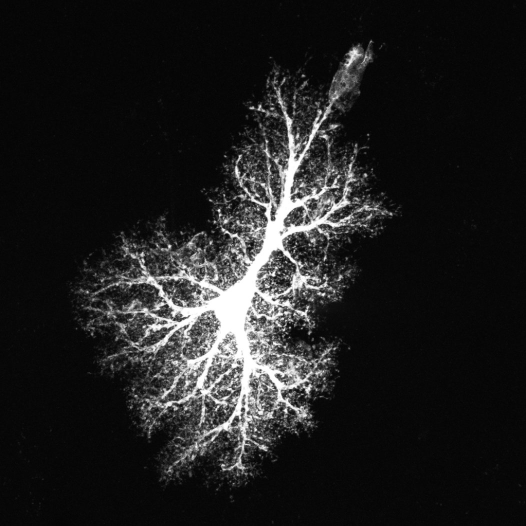
#> input picture Morphology - Image Creation Sample Astrocyte/Downloaded_Images/astro_1.jpg, 1052 x 1052 px (shown at 1/2 size); its folder holds only this picture in this run
$ jupyter execute --allow-errors A0_extract_segment_regions.ipynb
#> lines starting #> are read from the running program, lines starting #| are printed output that depends on the picture; after the words box and inside, x2 and y2 are one past the last pixel; in counts of white or black regions, pixels touching at a corner belong together
# Generate high-resolution colorized images from the original downloaded astrocyte Martone images.

#### Load grayscale astrocyte images, increases their resolution, apply an inferno colormap, and save the processed images

[cell 1]
# Create High Resolution Color Images for Astrocytes

import cv2
import numpy as np
import os
import matplotlib.pyplot as plt
from skimage import morphology


input_folder = "Downloaded_Images"
output_folder = "Hi_Res_Images_Colorized"
os.makedirs(output_folder, exist_ok=True)

# Resolution Factor for High Res Images
scale_factor = 4

# Function to auto-crop borders
def auto_crop(image, threshold=5):
    """ Auto-crop non-black areas of an image """
    gray = cv2.cvtColor(image, cv2.COLOR_BGR2GRAY)
    _, thresh = cv2.threshold(gray, threshold, 255, cv2.THRESH_BINARY)
    contours, _ = cv2.findContours(thresh, cv2.RETR_EXTERNAL, cv2.CHAIN_APPROX_SIMPLE)
    if contours:
        x, y, w, h = cv2.boundingRect(np.concatenate(contours))
        cropped_image = image[y:y+h, x:x+w]
        return cropped_image
    return image

# Process all images
image_files = sorted([f for f in os.listdir(input_folder) if f.endswith(('.png', '.jpg', '.tif'))])

for img_name in image_files:
    image_path = os.path.join(input_folder, img_name)
    gray_image = cv2.imread(image_path, cv2.IMREAD_GRAYSCALE)
#> gray_image is the input picture: shape (1052, 1052); min 0, max 255, mean 31.4
    if gray_image is None:
        print(f"Skipping {img_name}: Could not load image.")
        continue

    # Increase resolution
    high_res_gray = cv2.resize(gray_image, (0, 0), fx=scale_factor, fy=scale_factor, interpolation=cv2.INTER_CUBIC)

    # Apply colormap for visibility
    color_image = cv2.applyColorMap(high_res_gray, cv2.COLORMAP_INFERNO)
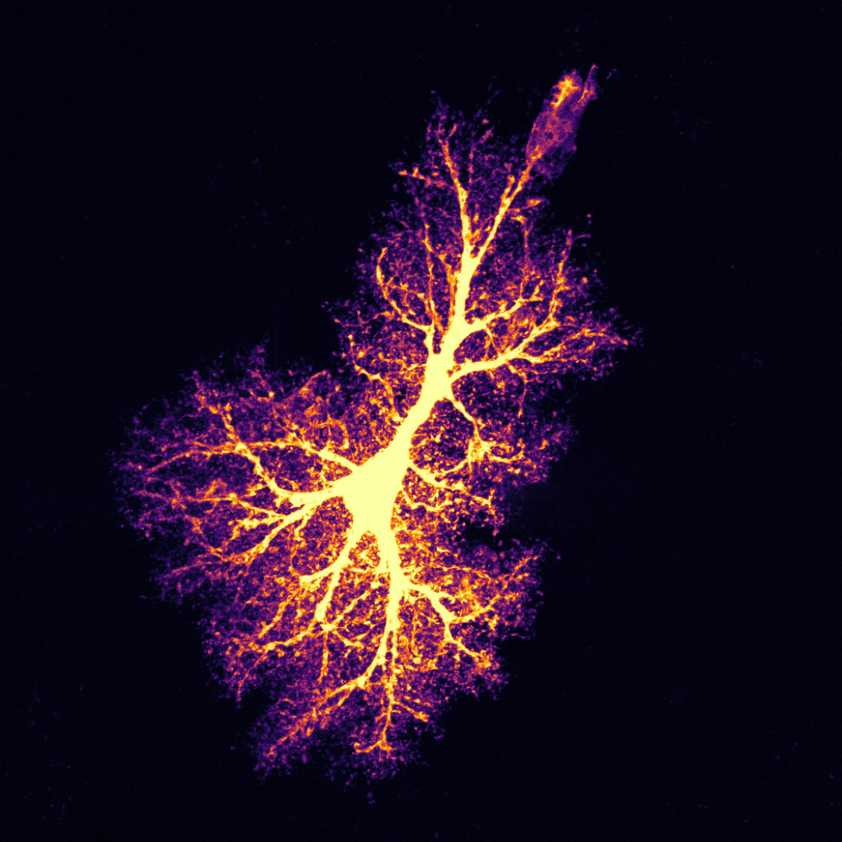
#> color_image: shape (4208, 4208, 3) (shown at 1/5 size); mean B, G, R 34.1, 18, 34.5
    cropped_image = auto_crop(color_image)
#> in auto_crop, `gray = cv2.cvtColor(image, cv2.COLOR_BGR2GRAY)`:
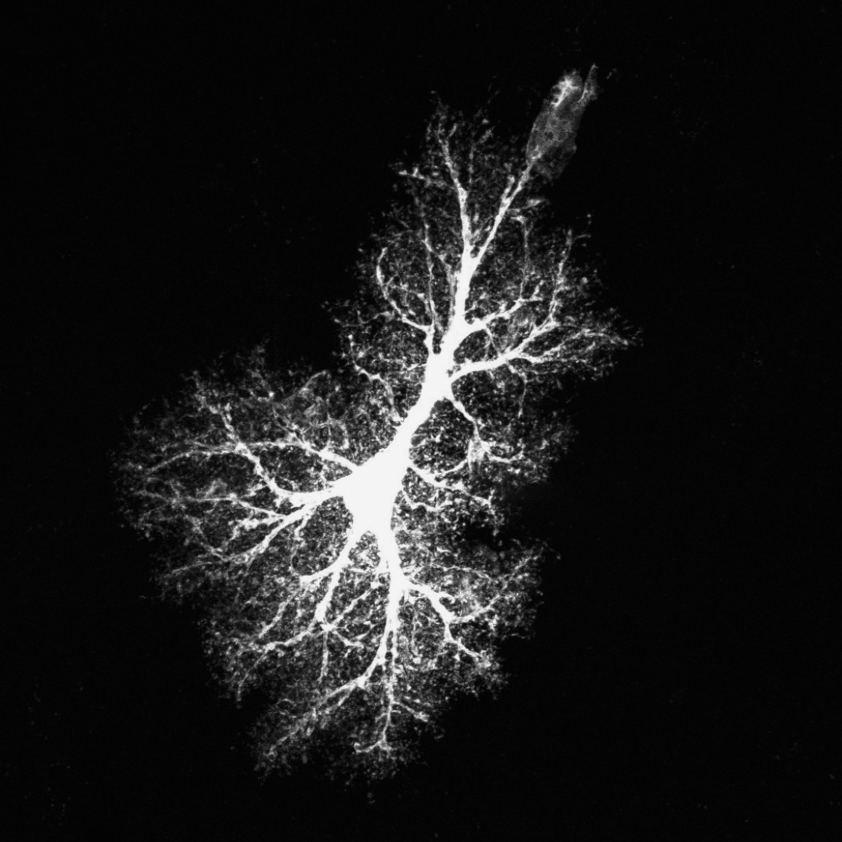
#> gray: shape (4208, 4208) (shown at 1/5 size); min 0, max 244, mean 24.7
#> in auto_crop, `_, thresh = cv2.threshold(gray, threshold, 255, cv2.THRESH_BINARY)`:
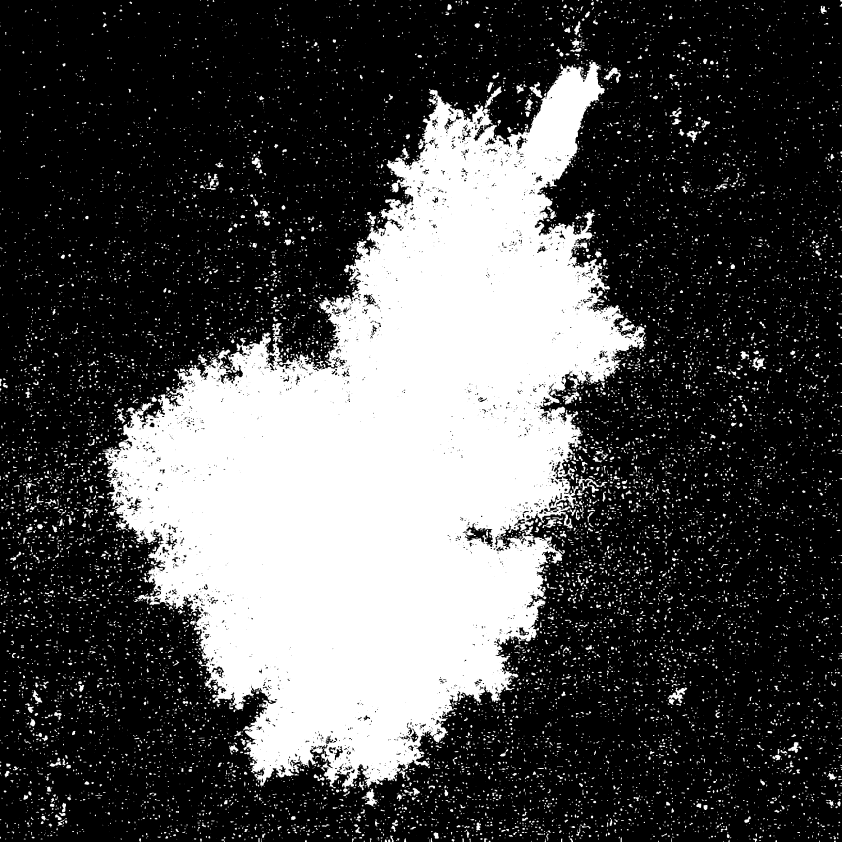
#> thresh: shape (4208, 4208) (shown at 1/5 size); 30.7% white; 11690 white regions (4380 under 20 px)
#> in auto_crop, `contours, _ = cv2.findContours(thresh, cv2.RETR_EXTERNAL, cv2.CHAIN_AP..`: contours = 11650 contours, 6129 with area under 20; largest, box (x1, y1, x2, y2) and area: (512, 309, 3227, 3942) 4946676, (3337, 3437, 3436, 3524) 3052, (2892, 2381, 3037, 2464) 2804, (1808, 3942, 1888, 4032) 2615, (3096, 1591, 3176, 1659) 2456
#> in auto_crop, `x, y, w, h = cv2.boundingRect(np.concatenate(contours))`: x = 0; w = 4208
    output_path = os.path.join(output_folder, f"{os.path.splitext(img_name)[0]}_hi_res_colorized.png")
    cv2.imwrite(output_path, cropped_image)
    print(f"Processed and saved: {output_path}")

print("All images processed and saved successfully!")

$ run again, on Morphology - Image Creation Sample Astrocyte/Downloaded_Images/astro_2.jpg
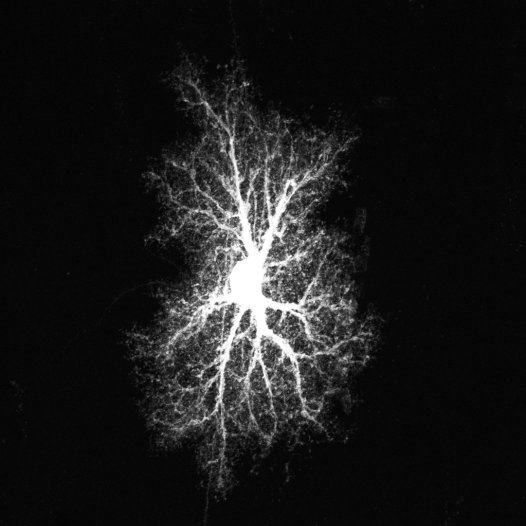
#> input picture Morphology - Image Creation Sample Astrocyte/Downloaded_Images/astro_2.jpg, 1052 x 1052 px (shown at 1/2 size)
#> gray_image is the input picture: shape (1052, 1052); min 0, max 255, mean 26.1
#> `color_image = cv2.applyColorMap(high_res_gray, cv2.COLORMAP_INFERNO)`:
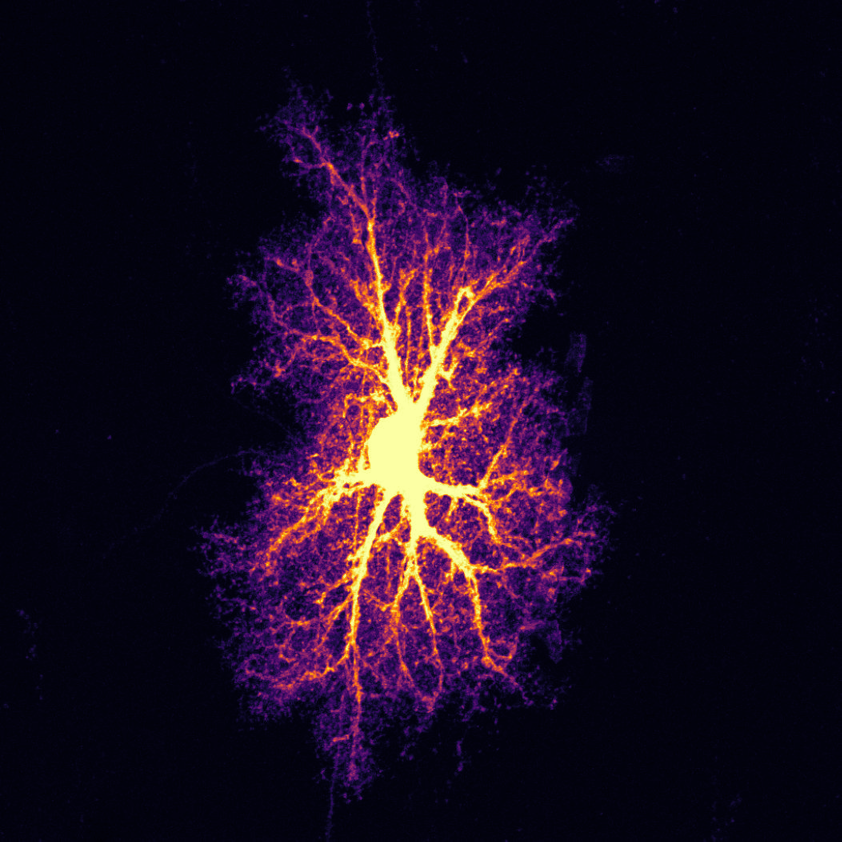
#> color_image: shape (4208, 4208, 3) (shown at 1/5 size); mean B, G, R 32.6, 13.4, 28.5
#> in auto_crop, `_, thresh = cv2.threshold(gray, threshold, 255, cv2.THRESH_BINARY)`:
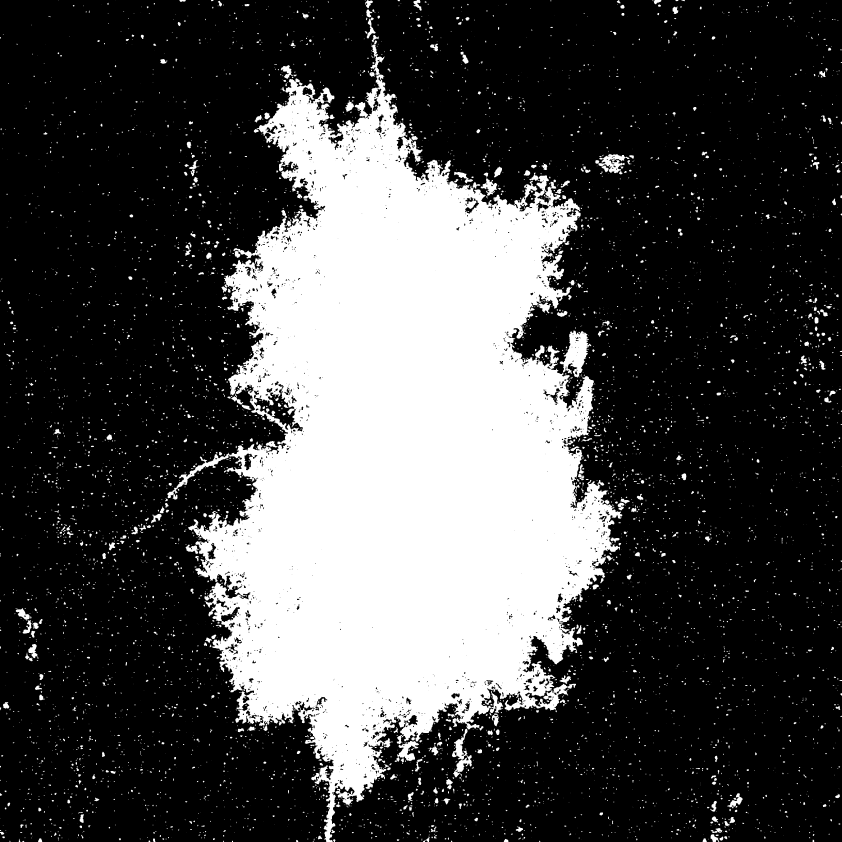
#> thresh: shape (4208, 4208) (shown at 1/5 size); 27.9% white; 6161 white regions (3047 under 20 px)
#> contours = 6101 contours, 3927 with area under 20; largest, box (x1, y1, x2, y2) and area: (836, 222, 3112, 4208) 4709528, (2799, 1653, 2957, 1888) 18156, (2260, 3643, 2359, 3887) 8302, (2976, 769, 3147, 866) 6731, (1982, 3705, 2095, 3810) 5376
#> x = 0; w = 4208

$ run again, on Morphology - Image Creation Sample Astrocyte/Downloaded_Images/astro_3.jpg
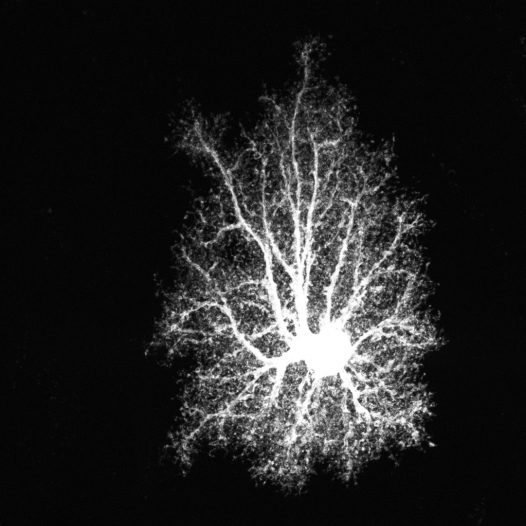
#> input picture Morphology - Image Creation Sample Astrocyte/Downloaded_Images/astro_3.jpg, 1052 x 1052 px (shown at 1/2 size)
#> gray_image is the input picture: shape (1052, 1052); min 0, max 255, mean 36.2
#> `color_image = cv2.applyColorMap(high_res_gray, cv2.COLORMAP_INFERNO)`:
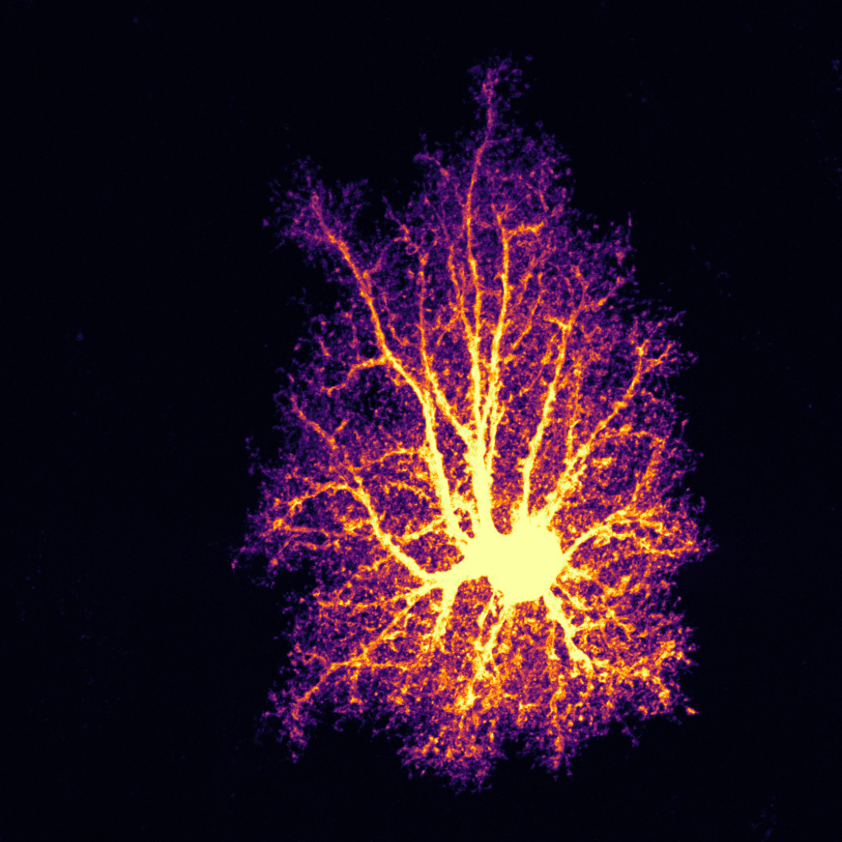
#> color_image: shape (4208, 4208, 3) (shown at 1/5 size); mean B, G, R 35.7, 20.6, 42.2
#> in auto_crop, `_, thresh = cv2.threshold(gray, threshold, 255, cv2.THRESH_BINARY)`:
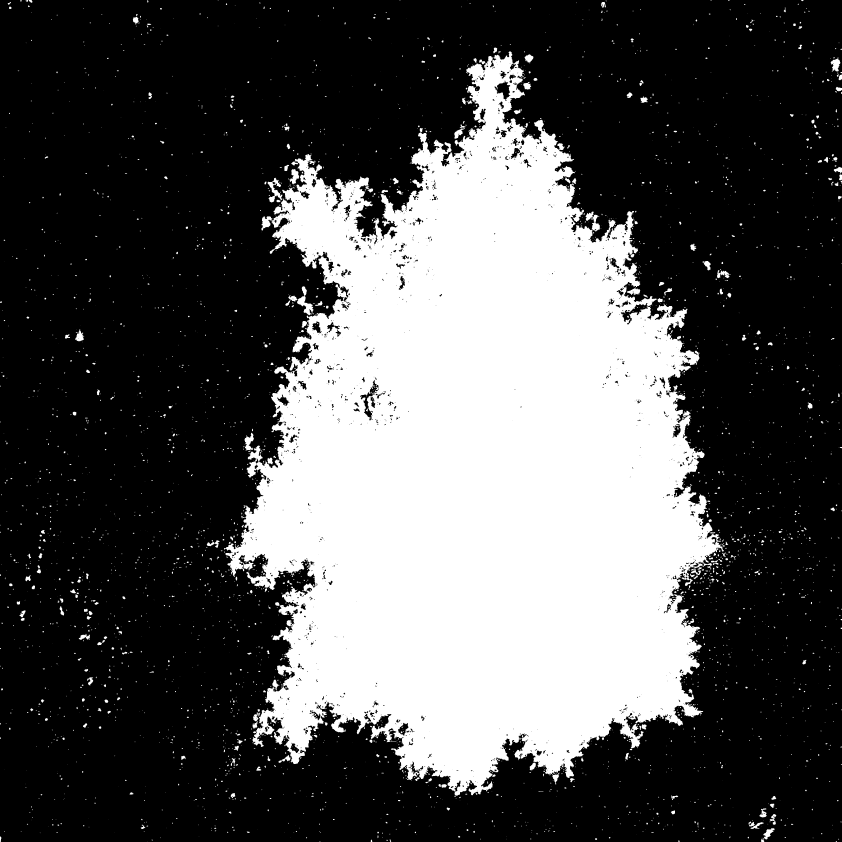
#> thresh: shape (4208, 4208) (shown at 1/5 size); 32.6% white; 3577 white regions (2089 under 20 px)
#> contours = 3518 contours, 2505 with area under 20; largest, box (x1, y1, x2, y2) and area: (1120, 257, 3619, 3979) 5682954, (1485, 1431, 1567, 1577) 3823, (1338, 889, 1412, 1012) 3324, (2927, 1058, 2999, 1158) 2768, (1223, 2164, 1269, 2252) 2078
#> x = 0; w = 4208
